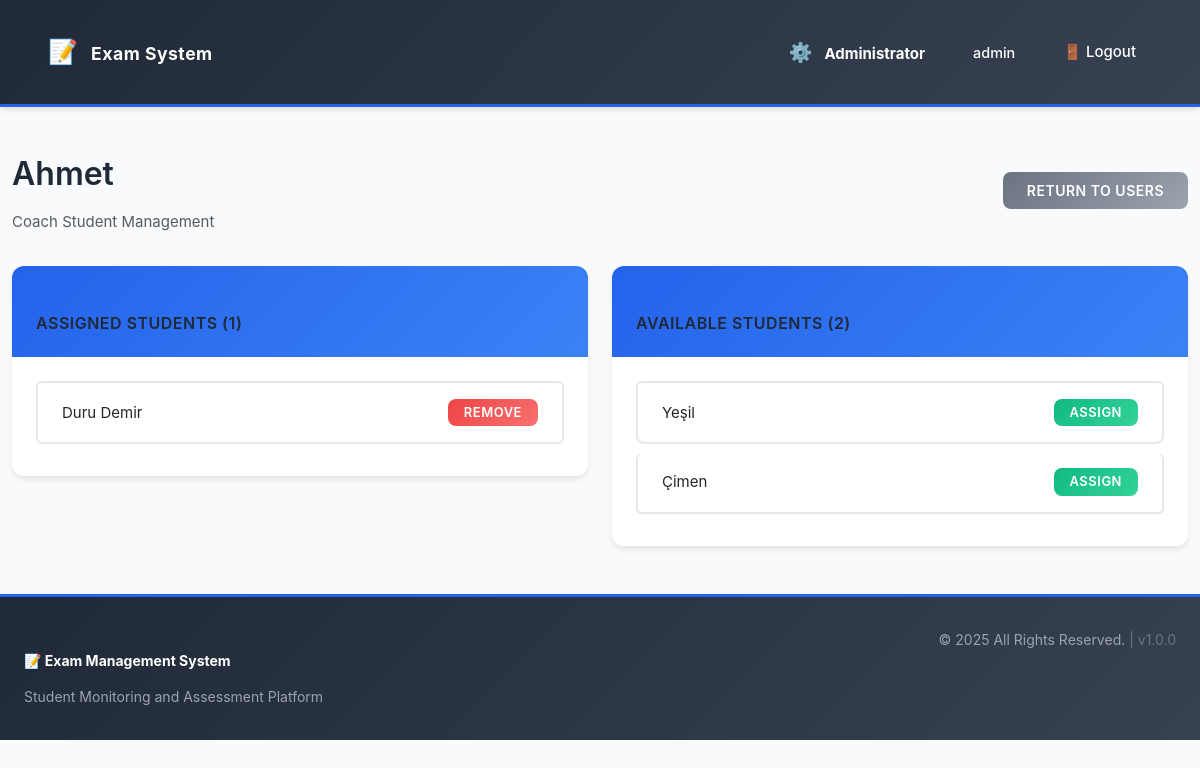
Page /index.php?page=manage_coach_students&coach_id=7 (signed in) on the committed database.
### tables this page shows
CREATE TABLE "users" (
    id INTEGER PRIMARY KEY AUTOINCREMENT,
    username VARCHAR(255) NOT NULL UNIQUE,
    password_hash VARCHAR(255) NOT NULL,
    role TEXT CHECK(role IN ('admin', 'teacher', 'student', 'coach')) NOT NULL
);

### views/admin/manage_coach_students.php (the view, shortened to what this page needs)
<?php
$coach_id = $_GET['coach_id'] ?? null;
$coach_stmt = $pdo->prepare("SELECT id, username FROM users WHERE id = :id AND role = 'coach'");
$coach_stmt->execute(['id' => $coach_id]);
$coach = $coach_stmt->fetch();
$assigned_students_stmt = $pdo->prepare(
    "SELECT u.id, u.username FROM users u
     INNER JOIN coach_students cs ON u.id = cs.student_id
     WHERE cs.coach_id = :coach_id AND u.role = 'student'
     ORDER BY u.username"
);
$assigned_students_stmt->execute(['coach_id' => $coach_id]);
$assigned_students = $assigned_students_stmt->fetchAll();
$available_students_stmt = $pdo->prepare(
    "SELECT id, username FROM users
     WHERE role = 'student' AND id NOT IN (
        SELECT student_id FROM coach_students WHERE coach_id = :coach_id
     )
     ORDER BY username"
);
$available_students_stmt->execute(['coach_id' => $coach_id]);
$available_students = $available_students_stmt->fetchAll();
?>
<!DOCTYPE html>
<html lang="en">
<head>
    <link href="https://cdn.jsdelivr.net/npm/bootstrap@5.3.3/dist/css/bootstrap.min.css" rel="stylesheet">
    <link href="css/style.css" rel="stylesheet">
</head>
<body>
    <?php require __DIR__ . '/../../includes/navbar.php'; ?>
    <div class="container mt-4">
        <div class="d-flex justify-content-between align-items-center mb-3">
            <div>
                <h1><?php echo htmlspecialchars($coach['username']); ?></h1>
                <p class="text-muted">Coach Student Management</p>
            </div>
            <a href="index.php?page=manage_users" class="btn btn-secondary">Return to Users</a>
        </div>
        <div class="row">
            <div class="col-md-6">
                <div class="card">
                    <div class="card-header bg-success text-white">
                        <h5 class="mb-0">Assigned Students (<?php echo count($assigned_students); ?>)</h5>
                    </div>
                    <div class="card-body">
                        <?php if (empty($assigned_students)): ?>
                            <p class="text-muted">No students assigned to this coach.</p>
                        <?php else: ?>
                            <div class="list-group">
                                <?php foreach ($assigned_students as $student): ?>
                                    <div class="list-group-item d-flex justify-content-between align-items-center">
                                        <span><?php echo htmlspecialchars($student['username']); ?></span>
                                        <form method="POST" action="src/admin/coach_action.php" style="margin: 0;">
                                            <button type="submit" class="btn btn-sm btn-danger" onclick="return confirm('Are you sure you want to remove this student?')">Remove</button>
                                        </form>
                                    </div>
                                <?php endforeach; ?>
                            </div>
                        <?php endif; ?>
                    </div>
                </div>
            </div>
            <div class="col-md-6">
                <div class="card">
                    <div class="card-header bg-primary text-white">
                        <h5 class="mb-0">Available Students (<?php echo count($available_students); ?>)</h5>
                    </div>
                    <div class="card-body">
                        <?php if (empty($available_students)): ?>
                            <p class="text-muted">No students available to assign.</p>
                        <?php else: ?>
                            <div class="list-group">
                                <?php foreach ($available_students as $student): ?>
                                    <div class="list-group-item d-flex justify-content-between align-items-center">
                                        <span><?php echo htmlspecialchars($student['username']); ?></span>
                                        <form method="POST" action="src/admin/coach_action.php" style="margin: 0;">
                                            <button type="submit" class="btn btn-sm btn-success">Assign</button>
                                        </form>
                                    </div>
                                <?php endforeach; ?>
                            </div>
                        <?php endif; ?>
                    </div>
                </div>
            </div>
        </div>
    </div>
<?php require __DIR__ . '/../../includes/footer.php'; ?>
</body>
</html>

### css/style.css (style rules this page uses)
:root { --primary: #2563eb; --primary-light: #3b82f6; --primary-dark: #1e40af; --success: #10b981; --success-light: #d1fae5; --danger: #ef4444; --danger-light: #fee2e2; --warning: #f59e0b; --warning-light: #fef3c7; --info: #06b6d4; --info-light: #cffafe; --dark: #1f2937; --dark-light: #374151; --gray: #6b7280; --gray-light: #e5e7eb; --light: #f9fafb; --white: #ffffff; --admin: #8b5cf6; --teacher: #06b6d4; --student: #10b981; --coach: #f59e0b; --spacing-xs: 0.25rem; --spacing-sm: 0.5rem; --spacing-md: 1rem; --spacing-lg: 1.5rem; --spacing-xl: 2rem; --spacing-2xl: 3rem; --radius-sm: 0.375rem; --radius-md: 0.5rem; --radius-lg: 0.75rem; --radius-xl: 1rem; --shadow-sm: 0 1px 2px 0 rgba(0, 0, 0, 0.05); --shadow-md: 0 4px 6px -1px rgba(0, 0, 0, 0.1); --shadow-lg: 0 10px 15px -3px rgba(0, 0, 0, 0.1); --shadow-xl: 0 20px 25px -5px rgba(0, 0, 0, 0.1); }
* { margin: 0; padding: 0; box-sizing: border-box; }
body { font-family: -apple-system, BlinkMacSystemFont, 'Segoe UI', 'Roboto', 'Oxygen', 'Ubuntu', 'Cantarell', sans-serif; color: var(--dark); background-color: var(--light); line-height: 1.6; font-size: 0.9375rem; }
h1, h2, h3, h4, h5, h6 { font-weight: 600; color: var(--dark); margin-top: var(--spacing-lg); margin-bottom: var(--spacing-md); }
h1 { font-size: 2rem; }
h5 { font-size: 1rem; }
a { color: var(--primary); text-decoration: none; transition: color 0.2s ease; }
.container-fluid, .container { max-width: 100%; }
.card { border: none; border-radius: var(--radius-lg); box-shadow: var(--shadow-md); transition: all 0.3s ease; overflow: hidden; }
.card-header { background: linear-gradient(135deg, var(--primary) 0%, var(--primary-light) 100%); color: var(--white); border: none; font-weight: 600; padding: var(--spacing-lg); text-transform: uppercase; letter-spacing: 0.5px; font-size: 0.875rem; }
.card-body { padding: var(--spacing-lg); }
.btn { border: none; border-radius: var(--radius-md); font-weight: 600; padding: var(--spacing-sm) var(--spacing-lg); transition: all 0.2s ease; font-size: 0.875rem; text-transform: uppercase; letter-spacing: 0.5px; cursor: pointer; }
.btn-success { background: linear-gradient(135deg, var(--success) 0%, #34d399 100%); color: var(--white); }
.btn-danger { background: linear-gradient(135deg, var(--danger) 0%, #f87171 100%); color: var(--white); }
.btn-secondary { background: linear-gradient(135deg, var(--gray) 0%, #9ca3af 100%); color: var(--white); }
.btn-sm { padding: var(--spacing-xs) var(--spacing-md); font-size: 0.8125rem; }
.bg-primary { background-color: var(--primary) !important; }
.bg-success { background-color: var(--success) !important; }
.list-group-item { border: 2px solid var(--gray-light); padding: var(--spacing-md) var(--spacing-lg); border-radius: var(--radius-md); margin-bottom: var(--spacing-sm); transition: all 0.2s ease; }
.text-muted { color: var(--gray); }
.mt-4 { margin-top: var(--spacing-xl); }
.mb-0 { margin-bottom: 0; }
.mb-3 { margin-bottom: var(--spacing-lg); }
html, body { height: 100%; }
body { display: flex; flex-direction: column; }

### rows in the picture
users: username "Ahmet"
users: username "Duru Demir"
users: username "Yeşil"
users: username "Çimen"

### other values in the picture
$role_info['icon'] "⚙️"
$role_info['name'] "Administrator"
$_SESSION['username'] "admin"
count($assigned_students) "1"
count($available_students) "2"
